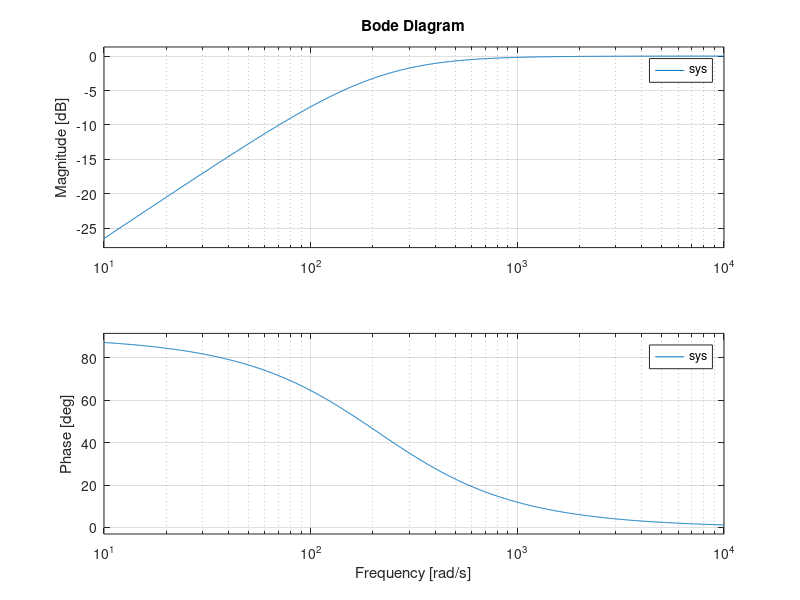

This chart was generated by the following MATLAB code:
% for high pass filter 
capacitence=474*10^(-9);
resistance=10000;
num=[capacitence*resistance 0];
den=[capacitence*resistance 1];
sys=tf(num,den);
bode(sys);